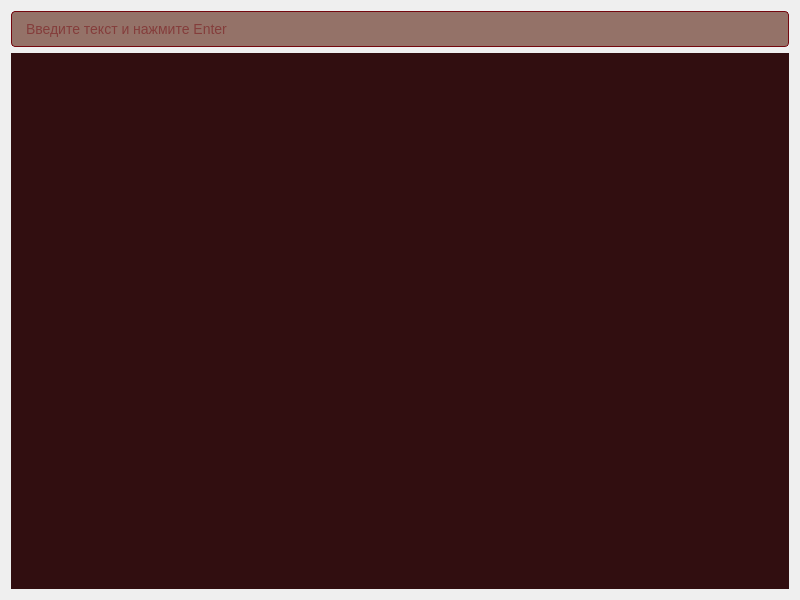
<?xml version="1.0" encoding="UTF-8"?>
<ui version="4.0">
 <class>MyDayTasks</class>
 <widget class="MyDayTasks" name="MyDayTasks">
  <property name="geometry">
   <rect>
    <x>0</x>
    <y>0</y>
    <width>800</width>
    <height>600</height>
   </rect>
  </property>
  <property name="windowTitle">
   <string>Мой день</string>
  </property>
  <property name="styleSheet">
   <string notr="true">MyDayTasks {
    background-color: #310E10; /* Black bean */
    color: #F4E3B2; /* Vanilla */
}

QLineEdit {
    background-color: #947268; /* Cinerious */
    color: #74070E; /* Blood red */
    border: 1px solid #74070E;
    border-radius: 4px;
    padding: 5px 10px;
    font-size: 14px;
}

QLineEdit:focus {
    border: 2px solid #74070E;
}

QScrollArea {
    background-color: transparent;
    border: none;
}

QScrollBar:vertical {
    background: #947268; /* Cinerious */
    width: 10px;
    margin: 0px;
}

QScrollBar::handle:vertical {
    background: #74070E; /* Blood red */
    min-height: 20px;
    border-radius: 5px;
}

QScrollBar::add-line:vertical,
QScrollBar::sub-line:vertical {
    background: none;
}

QPushButton {
    background-color: #F4E3B2; /* Vanilla */
    color: #74070E; /* Blood red */
    border: none;
    border-radius: 4px;
    padding: 8px 15px;
    font-size: 14px;
    text-align: left;
}

QPushButton:hover {
    background-color: rgba(244, 227, 178, 0.8); /* Vanilla 80% */
}

QPushButton:pressed {
    background-color: rgba(244, 227, 178, 0.6); /* Vanilla 60% */
}

QCheckBox {
    color: #F4E3B2; /* Vanilla */
    spacing: 5px;
}

QCheckBox::indicator {
    width: 16px;
    height: 16px;
}

QCheckBox::indicator:checked {
    background-color: #74070E; /* Blood red */
    border: 1px solid #74070E;
}

QCheckBox::indicator:unchecked {
    background-color: #947268; /* Cinerious */
    border: 1px solid #74070E;
}</string>
  </property>
  <layout class="QHBoxLayout" name="horizontalLayout">
   <item>
    <layout class="QVBoxLayout" name="verticalLayout_2">
     <item>
      <layout class="QVBoxLayout" name="verticalLayout">
       <item>
        <widget class="QLineEdit" name="textInput">
         <property name="placeholderText">
          <string>Введите текст и нажмите Enter</string>
         </property>
         <property name="styleSheet">
          <string notr="true">background-color: #947268;
color: #74070E;
border: 1px solid #74070E;
border-radius: 4px;
padding: 8px 12px;
font-size: 14px;</string>
         </property>
        </widget>
       </item>
       <item>
        <widget class="QScrollArea" name="scrollArea">
         <property name="widgetResizable">
          <bool>true</bool>
         </property>
         <property name="styleSheet">
          <string notr="true">background-color: transparent;
border: none;</string>
         </property>
         <widget class="QWidget" name="scrollAreaWidgetContents">
          <property name="geometry">
           <rect>
            <x>0</x>
            <y>0</y>
            <width>776</width>
            <height>546</height>
           </rect>
          </property>
          <property name="styleSheet">
           <string notr="true">background-color: #310E10;</string>
          </property>
          <layout class="QVBoxLayout" name="verticalLayout_3">
           <item>
            <layout class="QVBoxLayout" name="buttonsLayout"/>
           </item>
          </layout>
         </widget>
        </widget>
       </item>
      </layout>
     </item>
    </layout>
   </item>
  </layout>
 </widget>
 <customwidgets>
  <customwidget>
   <class>MyDayTasks</class>
   <extends>QWidget</extends>
   <header>myDayTasks.h</header>
   <container>1</container>
  </customwidget>
 </customwidgets>
 <resources/>
 <connections/>
</ui>
